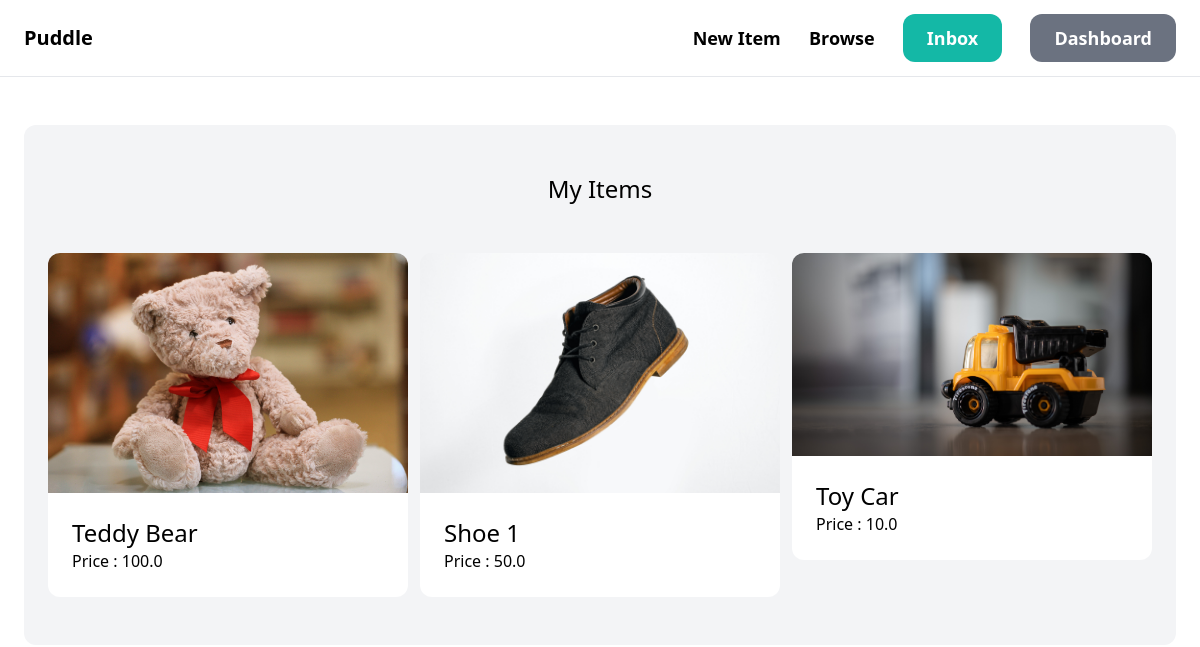
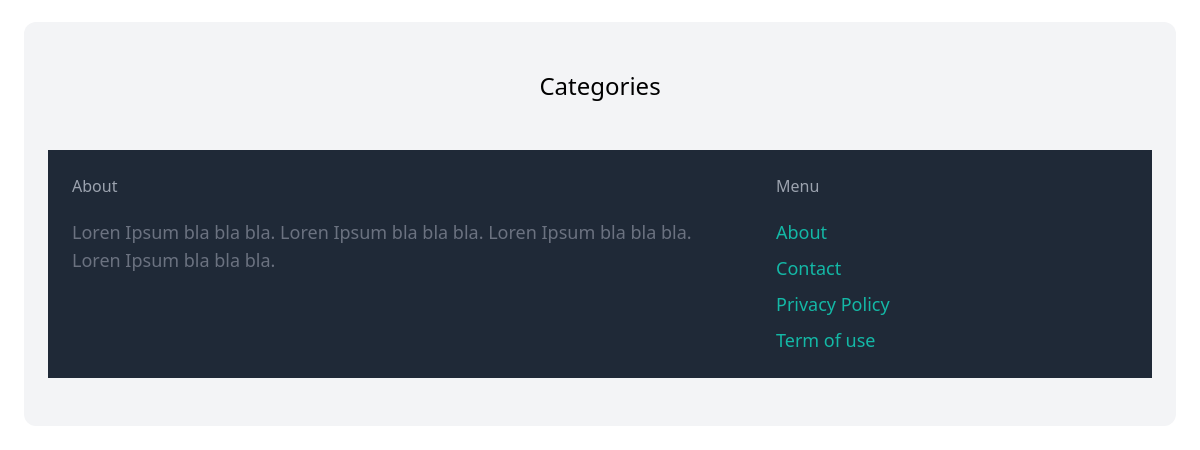
Before: /dashboard/ (signed in) with the older database file (2 pictures, top to bottom).
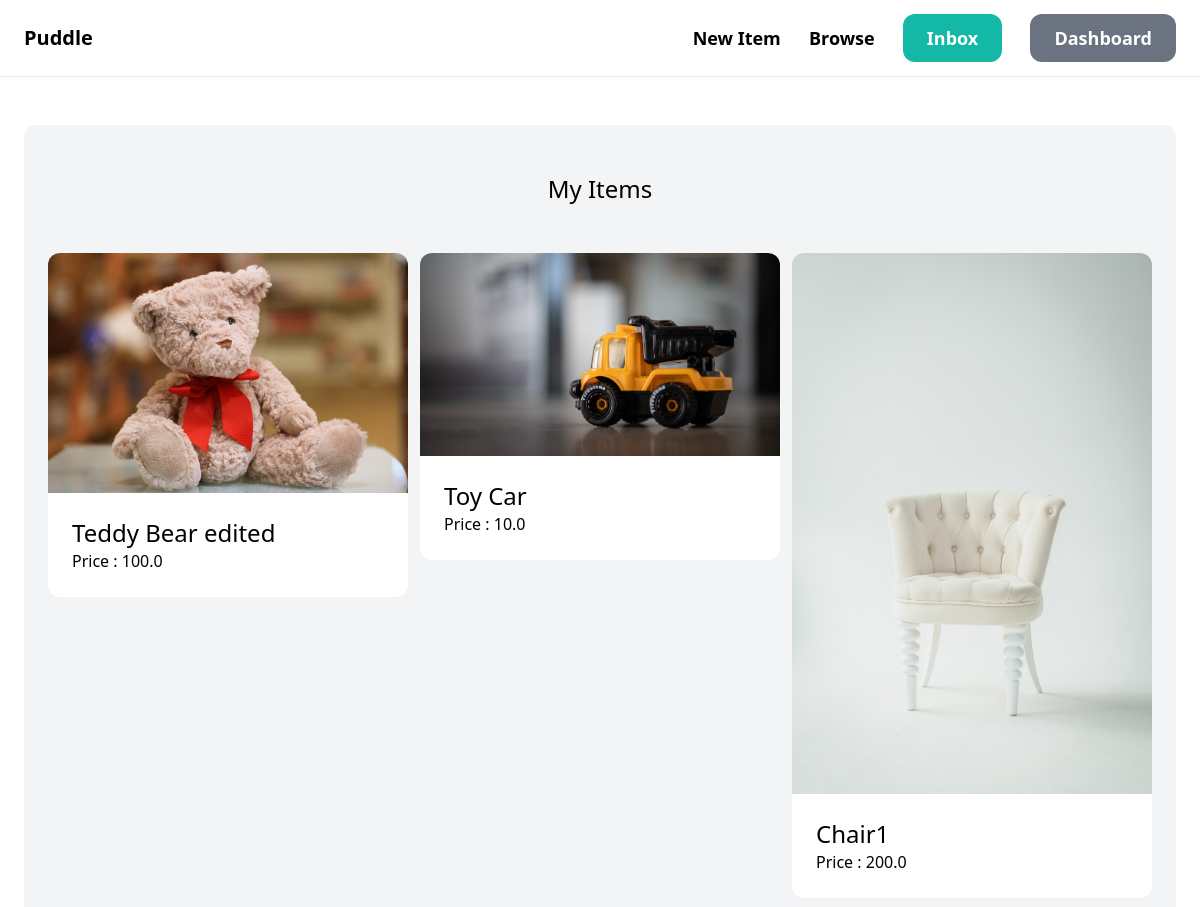
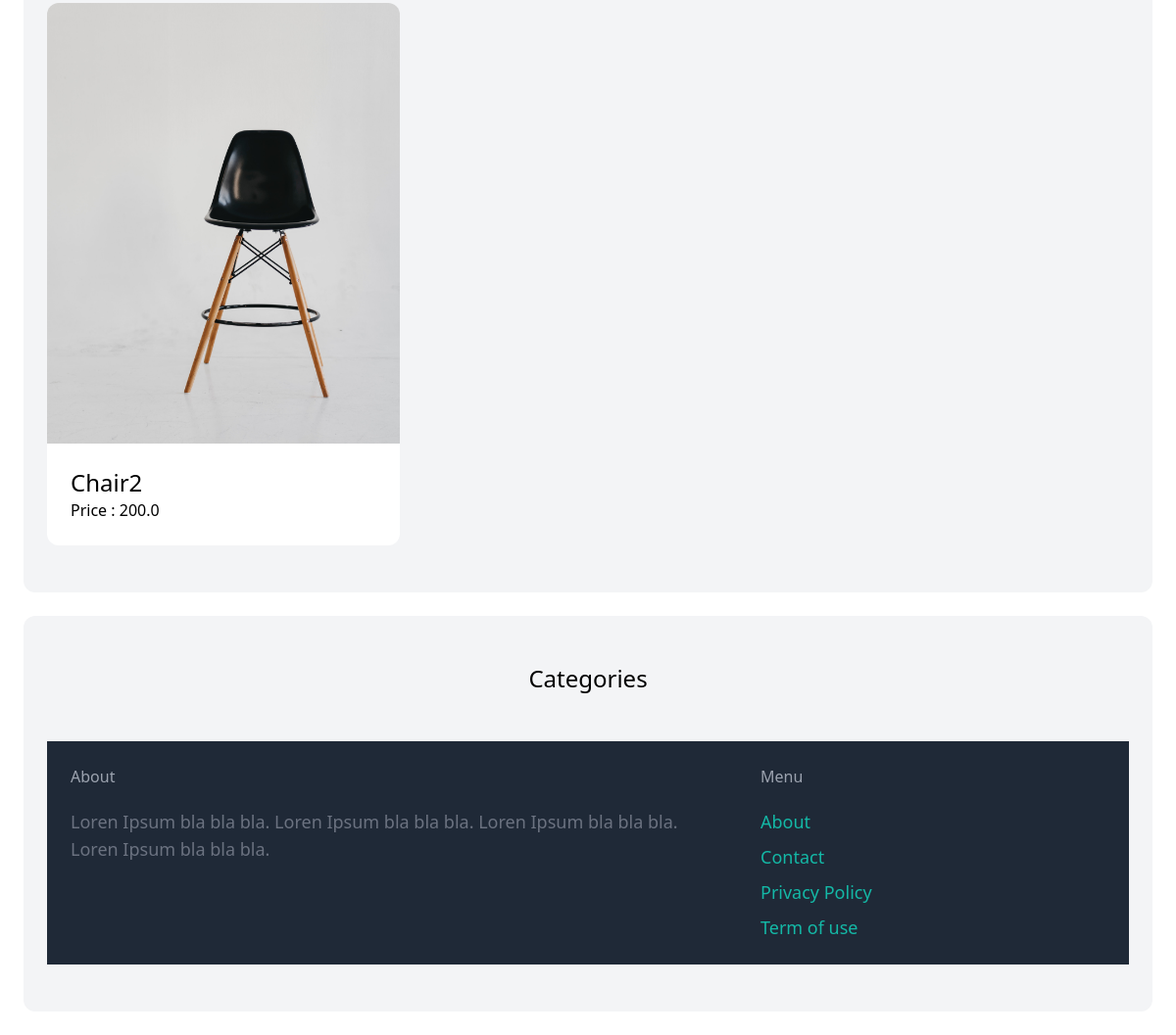
After: the same page with the newer database file (2 pictures, top to bottom).
### item/models.py (models this page shows, shortened)
class Item(models.Model):
    category = models.ForeignKey(Category, related_name='items', on_delete=models.CASCADE)
    name = models.CharField(max_length=255)
    description = models.TextField(blank=True, null= True)
    price = models.FloatField()
    image = models.ImageField(upload_to='item_images', blank=True, null= True)
    is_sold = models.BooleanField(default=False)
    created_by = models.ForeignKey(User, related_name='items', on_delete=models.CASCADE)
    created_at = models.DateTimeField(auto_now_add=True)

### dashboard/views.py (the view)
# urls.py: path('', views.index, name='index'),
@login_required
def index(request):
    items = Item.objects.filter(created_by=request.user)
    return render(request,'dashboard/index.html', {
        'items':items, # Pass the filtered items to the template
    })

### dashboard/templates/dashboard/index.html (shortened to what this page needs)
{% extends 'core/base.html' %}
{% block content %}
    <div class="mt-6 px-6 py-12 bg-gray-100 rounded-xl">
        <h2 class="mb-12 text-2xl text-center">My Items</h2>
        <div class="grid grid-cols-3 gap-3">
            {%for item in items%}
                <div>
                    <a href= " {% url 'item:detail' item.id %} ">
                        <div>
                            <img src="{{item.image.url}}" class="rounded-t-xl">
                        </div>
                        <div class= "p-6 bg-white rounded-b-xl">
                            <h2 class="text-2xl">{{item.name}}</h2>
                            <p calss="text-gray-500">Price : {{item.price}}</p>
                        </div>
                    </a>
                </div>
            {% endfor %}
        </div>
    </div>
    <div class="mt-6 px-6 py-12 bg-gray-100 rounded-xl">
        <h2 class="mb-12 text-2xl text-center">Categories</h2>
{% endblock%}

Changed rows visible on the page:
removed Item: image (picture), name "Shoe 1", price "50.0"
changed Item: name "Teddy Bear" → "Teddy Bear edited"
added Item: image (picture), name "Chair1", price "200.0"
added Item: image (picture), name "Chair2", price "200.0"
